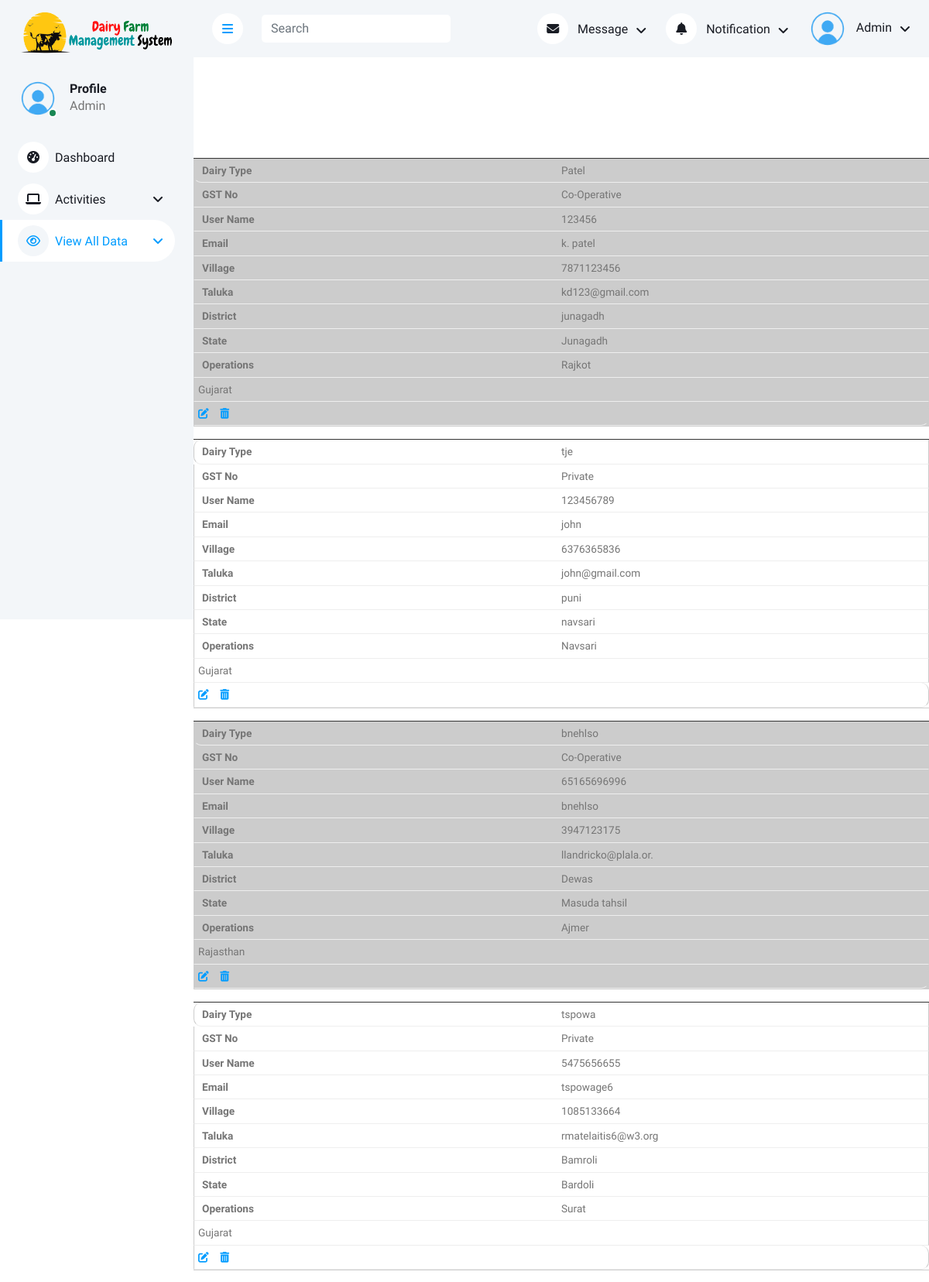
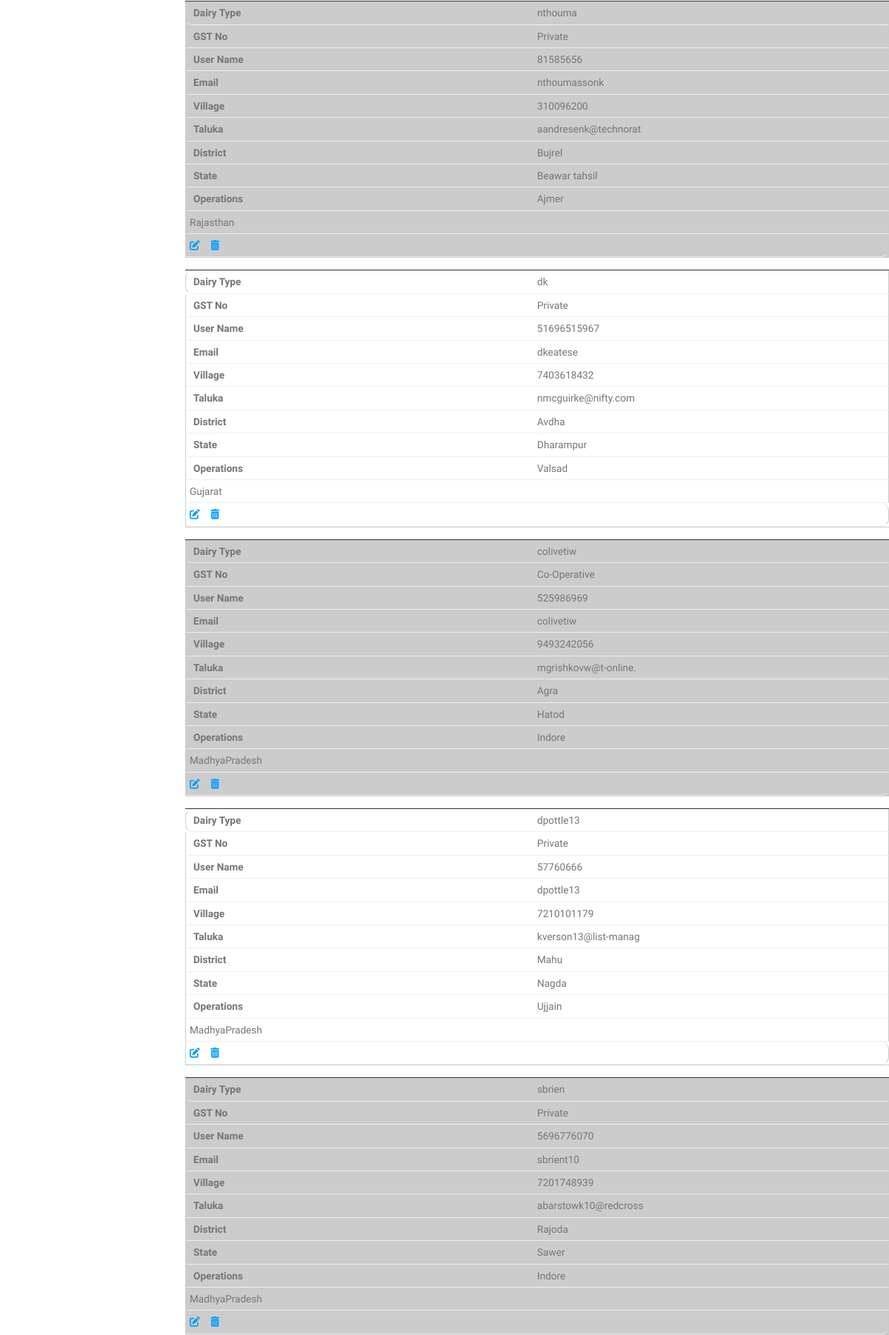
/admin/view_d_attendents.php (upper part), run on the app's committed database (2 pictures, top to bottom).
### tables this page shows
CREATE TABLE `dairy_owner` (
  `dairy_id` varchar(20) NOT NULL,
  `user_id` int(20) NOT NULL,
  `dairy_name` varchar(20) NOT NULL,
  `dairy_type` varchar(20) NOT NULL,
  `gst_no` varchar(20) NOT NULL
);

CREATE TABLE `user` (
  `user_id` int(20) NOT NULL,
  `role` enum('Admin','dairy attendent','user') NOT NULL,
  `user_name` varchar(20) NOT NULL,
  `password` varchar(20) NOT NULL,
  `mobile_no` bigint(11) NOT NULL,
  `email` varchar(255) NOT NULL,
  `village` varchar(20) NOT NULL,
  `taluka` varchar(20) NOT NULL,
  `district` varchar(20) NOT NULL,
  `state` varchar(20) NOT NULL
);

### admin/view_d_attendents.php (the view, shortened to what this page needs)
<?php
	$con = mysqli_connect("localhost","root","","dairy_management");
?>
<!DOCTYPE html>
<html lang="en">
<head>
    <link href="https://cdnjs.cloudflare.com/ajax/libs/font-awesome/5.10.0/css/all.min.css" rel="stylesheet">
    <link href="https://cdn.jsdelivr.net/npm/bootstrap-icons@1.4.1/font/bootstrap-icons.css" rel="stylesheet">
    <link href="lib/owlcarousel/assets/owl.carousel.min.css" rel="stylesheet">
    <link href="lib/tempusdominus/css/tempusdominus-bootstrap-4.min.css" rel="stylesheet" />
    <link href="css/bootstrap.min.css" rel="stylesheet">
    <link href="css/style.css" rel="stylesheet">
     <link rel="stylesheet" type="text/css" href="https://cdn.datatables.net/1.12.1/css/jquery.dataTables.css">
</head>
<body>
    <div class="container-xxl position-relative bg-white d-flex p-0">
    <?php
        include "sidebar/view_all_data/1.php"
    ?>
        <div class="content">
            <?php
                include "header.php"
            ?>
            <br>
			<table id="table_id">
<tbody>
<?php
	$query = mysqli_query($con,"select * from dairy_owner,user where user.user_id=dairy_owner.user_id");
	while ($result1 = mysqli_fetch_assoc($query)) {
				echo "
				<tr>
				<td>".$result1['dairy_name']."</td>
				<td>".$result1['dairy_type']."</td>
				<td>".$result1['gst_no']."</td>
				<td>".$result1['user_name']."</td>
				<td>".$result1['mobile_no']."</td>
				<td>".$result1['email']."</td>
				<td>".$result1['village']."</td>
				<td>".$result1['taluka']."</td>
				<td>".$result1['district']."</td>
				<td>".$result1['state']."</td>
				<td><a href='edit.php ? did=$result1[dairy_id] & uid=$result1[user_id] & dname=$result1[dairy_name] & dtype=$result1[dairy_type] & gst=$result1[gst_no]' <i class='fa fa-pen-to-square me-2'></i></a>
				&nbsp;<a href='delete.php ? did=$result1[dairy_id]'onclick='returncheckdelete()'<i class='fa fa-trash-can me-2'></i></td>
				</tr>
				";
			}
		?>
</tbody>
</table>
</body>
</html>
</body>
</html>

### admin/css/style.css (style rules this page uses)
:root { --primary: #009CFF; --light: #F3F6F9; --dark: #191C24; }
.content { margin-left: 250px; min-height: 100vh; background: #FFFFFF; transition: 0.5s; }
@media (min-width: 992px) { .content { width: calc(100% - 250px); } }

### admin/view_d_attendents.php (style rules this page uses)
table { width: 100%; border-collapse: collapse; }
table td:first-child { border-radius:10px 0 0 10px; }
table td:last-child { border-radius:0 10px 10px 0; }
td, th { font-size: 13.6px; padding: 5px; border: 1px solid #ccc; text-align: left; }
tr:nth-of-type(even) { background-color: White; }
@media only screen 
   and (max-width: 760px), (min-device-width: 768px) 
   and (max-device-width: 1024px) { table { margin-top: 106px; } }
@media only screen 
   and (max-width: 760px), (min-device-width: 768px) 
   and (max-device-width: 1024px) { table, thead, tbody, th, td, tr { display: block; } }
@media only screen 
   and (max-width: 760px), (min-device-width: 768px) 
   and (max-device-width: 1024px) { tr { margin: 0 0 1rem 0; overflow: auto; border-bottom: 1px solid #ccc; } }
@media only screen 
   and (max-width: 760px), (min-device-width: 768px) 
   and (max-device-width: 1024px) { tbody tr:before { counter-increment: my-sec-counter; content: ""; background-color:#333; display: block; height: 1px; } }
@media only screen 
   and (max-width: 760px), (min-device-width: 768px) 
   and (max-device-width: 1024px) { tr:nth-child(odd) { background: #ccc; } }
@media only screen 
   and (max-width: 760px), (min-device-width: 768px) 
   and (max-device-width: 1024px) { td { border: none; border-bottom: 1px solid #eee; margin-right: 0%; display: block; border-right: 1px solid #ccc; border-left: 1px solid #ccc; box-sizing:border-box; } }
@media only screen 
   and (max-width: 760px), (min-device-width: 768px) 
   and (max-device-width: 1024px) { td:before { font-weight: bold; width: 50%; float:left; box-sizing:border-box; padding-left: 5px; } }
@media only screen 
   and (max-width: 760px), (min-device-width: 768px) 
   and (max-device-width: 1024px) { td:nth-of-type(1):before { content: "Dairy Type"; } }
@media only screen 
   and (max-width: 760px), (min-device-width: 768px) 
   and (max-device-width: 1024px) { td:nth-of-type(2):before { content: "GST No"; } }
@media only screen 
   and (max-width: 760px), (min-device-width: 768px) 
   and (max-device-width: 1024px) { td:nth-of-type(3):before { content: "User Name"; } }
@media only screen 
   and (max-width: 760px), (min-device-width: 768px) 
   and (max-device-width: 1024px) { td:nth-of-type(4):before { content: "Email"; } }
@media only screen 
   and (max-width: 760px), (min-device-width: 768px) 
   and (max-device-width: 1024px) { td:nth-of-type(5):before { content: "Village"; } }
@media only screen 
   and (max-width: 760px), (min-device-width: 768px) 
   and (max-device-width: 1024px) { td:nth-of-type(6):before { content: "Taluka"; } }
@media only screen 
   and (max-width: 760px), (min-device-width: 768px) 
   and (max-device-width: 1024px) { td:nth-of-type(7):before { content: "District"; } }
@media only screen 
   and (max-width: 760px), (min-device-width: 768px) 
   and (max-device-width: 1024px) { td:nth-of-type(8):before { content: "State"; } }
@media only screen 
   and (max-width: 760px), (min-device-width: 768px) 
   and (max-device-width: 1024px) { td:nth-of-type(9):before { content: "Operations"; } }

### data on the page
dairy_owner: dairy_name "Patel", dairy_type "Co-Operative", gst_no "123456", user.user_name "k. patel", user.mobile_no "7871123456", user.email "kd123@gmail.com", user.village "junagadh", user.taluka "Junagadh", user.district "Rajkot", user.state "Gujarat"
dairy_owner: dairy_name "tje", dairy_type "Private", gst_no "123456789", user.user_name "john", user.mobile_no "6376365836", user.email "john@gmail.com", user.village "puni", user.taluka "navsari", user.district "Navsari", user.state "Gujarat"
dairy_owner: dairy_name "bnehlso", dairy_type "Co-Operative", gst_no "65165696996", user.user_name "bnehlso", user.mobile_no "3947123175", user.email "llandricko@plala.or.", user.village "Dewas", user.taluka "Masuda tahsil", user.district "Ajmer", user.state "Rajasthan"
dairy_owner: dairy_name "tspowa", dairy_type "Private", gst_no "5475656655", user.user_name "tspowage6", user.mobile_no "1085133664", user.email "rmatelaitis6@w3.org", user.village "Bamroli", user.taluka "Bardoli", user.district "Surat", user.state "Gujarat"
dairy_owner: dairy_name "nthouma", dairy_type "Private", gst_no "81585656", user.user_name "nthoumassonk", user.mobile_no "310096200", user.email "aandresenk@technorat", user.village "Bujrel", user.taluka "Beawar tahsil", user.district "Ajmer", user.state "Rajasthan"
dairy_owner: dairy_name "dk", dairy_type "Private", gst_no "51696515967", user.user_name "dkeatese", user.mobile_no "7403618432", user.email "nmcguirke@nifty.com", user.village "Avdha", user.taluka "Dharampur", user.district "Valsad", user.state "Gujarat"
dairy_owner: dairy_name "colivetiw", dairy_type "Co-Operative", gst_no "525986969", user.user_name "colivetiw", user.mobile_no "9493242056", user.email "mgrishkovw@t-online.", user.village "Agra", user.taluka "Hatod", user.district "Indore", user.state "MadhyaPradesh"
dairy_owner: dairy_name "dpottle13", dairy_type "Private", gst_no "57760666", user.user_name "dpottle13", user.mobile_no "7210101179", user.email "kverson13@list-manag", user.village "Mahu", user.taluka "Nagda", user.district "Ujjain", user.state "MadhyaPradesh"
dairy_owner: dairy_name "sbrien", dairy_type "Private", gst_no "5696776070", user.user_name "sbrient10", user.mobile_no "7201748939", user.email "abarstowk10@redcross", user.village "Rajoda", user.taluka "Sawer", user.district "Indore", user.state "MadhyaPradesh"
